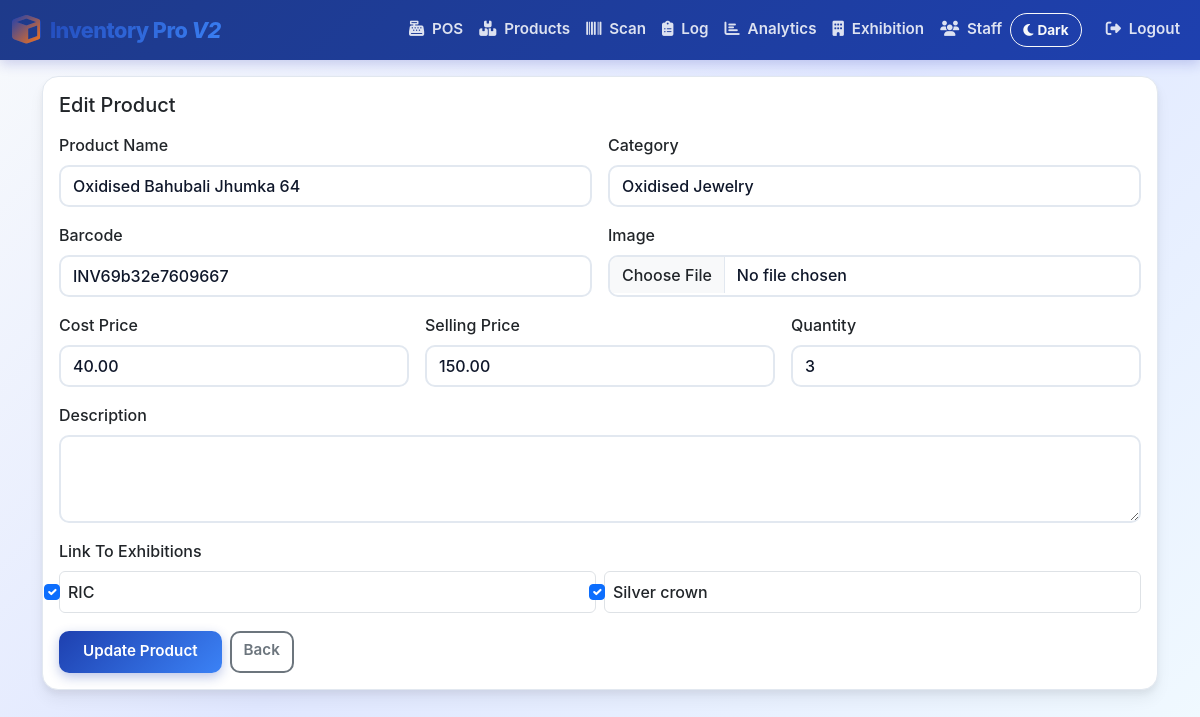
Page /admin/product_edit.php?id=61 (signed in) on the committed database.
### tables this page shows
CREATE TABLE IF NOT EXISTS products (
    id INT AUTO_INCREMENT PRIMARY KEY,
    name VARCHAR(191) NOT NULL,
    category VARCHAR(120) DEFAULT NULL,
    barcode VARCHAR(120) NOT NULL UNIQUE,
    cost_price DECIMAL(10,2) NOT NULL DEFAULT 0,
    selling_price DECIMAL(10,2) NOT NULL DEFAULT 0,
    quantity INT NOT NULL DEFAULT 0,
    description TEXT DEFAULT NULL,
    image VARCHAR(255) DEFAULT NULL,
    created_at TIMESTAMP DEFAULT CURRENT_TIMESTAMP,
    updated_at TIMESTAMP DEFAULT CURRENT_TIMESTAMP ON UPDATE CURRENT_TIMESTAMP
);

CREATE TABLE IF NOT EXISTS exhibitions (
    id INT AUTO_INCREMENT PRIMARY KEY,
    name VARCHAR(191) NOT NULL,
    created_at TIMESTAMP DEFAULT CURRENT_TIMESTAMP
);

### includes/functions.php (called while the page is built, shortened)
<?php
function e(string $value): string
{
    return htmlspecialchars($value, ENT_QUOTES, 'UTF-8');
}

### admin/product_edit.php (the view, shortened to what this page needs)
<?php
require_once __DIR__ . '/../includes/auth.php';
$productId = (int)($_GET['id'] ?? 0);
$stmt = $pdo->prepare('SELECT * FROM products WHERE id = :id LIMIT 1');
$stmt->execute([':id' => $productId]);
$product = $stmt->fetch();
$exhibitions = $pdo->query('SELECT id, name FROM exhibitions ORDER BY name')->fetchAll();
$linkedStmt = $pdo->prepare('SELECT exhibition_id FROM exhibition_products WHERE product_id = :pid');
$linkedStmt->execute([':pid' => $productId]);
$linked = array_map('intval', array_column($linkedStmt->fetchAll(), 'exhibition_id'));
require_once __DIR__ . '/../includes/header.php';
?>
<div class="card">
    <div class="card-body">
        <h5 class="mb-3">Edit Product</h5>
        <form method="post" enctype="multipart/form-data" class="row g-3">
            <div class="col-12 col-md-6">
                <label class="form-label">Product Name</label>
                <input type="text" name="name" class="form-control" value="<?= e($product['name']) ?>" required>
            </div>
            <div class="col-12 col-md-6">
                <label class="form-label">Category</label>
                <input type="text" name="category" class="form-control" value="<?= e((string)$product['category']) ?>">
            </div>
            <div class="col-12 col-md-6">
                <label class="form-label">Barcode</label>
                <input type="text" name="barcode" class="form-control" value="<?= e($product['barcode']) ?>" required>
            </div>
            <div class="col-12 col-md-6">
                <label class="form-label">Image</label>
                <input type="file" name="image" class="form-control" accept="image/*">
            </div>
            <div class="col-6 col-md-4">
                <label class="form-label">Cost Price</label>
                <input type="number" step="0.01" name="cost_price" class="form-control" value="<?= e((string)$product['cost_price']) ?>" required>
            </div>
            <div class="col-6 col-md-4">
                <label class="form-label">Selling Price</label>
                <input type="number" step="0.01" name="selling_price" class="form-control" value="<?= e((string)$product['selling_price']) ?>" required>
            </div>
            <div class="col-12 col-md-4">
                <label class="form-label">Quantity</label>
                <input type="number" name="quantity" class="form-control" value="<?= (int)$product['quantity'] ?>" required>
            </div>
            <div class="col-12">
                <label class="form-label">Description</label>
                <textarea name="description" class="form-control" rows="3"><?= e((string)$product['description']) ?></textarea>
            </div>
            <div class="col-12">
                <label class="form-label">Link To Exhibitions</label>
                <div class="row g-2">
                    <?php foreach ($exhibitions as $ex): ?>
                        <div class="col-12 col-md-6">
                            <div class="form-check border rounded p-2">
                                <input class="form-check-input" type="checkbox" name="exhibitions[]" value="<?= (int)$ex['id'] ?>" id="ex<?= (int)$ex['id'] ?>" <?= in_array((int)$ex['id'], $linked, true) ? 'checked' : '' ?>>
                                <label class="form-check-label" for="ex<?= (int)$ex['id'] ?>"><?= e($ex['name']) ?></label>
                            </div>
                        </div>
                    <?php endforeach; ?>
                </div>
            </div>
            <div class="col-12 d-grid d-md-flex gap-2">
                <button class="btn btn-is2">Update Product</button>
                <a href="<?= BASE_URL ?>admin/products.php" class="btn btn-outline-secondary">Back</a>
            </div>
        </form>
    </div>
</div>
<?php require_once __DIR__ . '/../includes/footer.php'; ?>

### includes/header.php (style rules this page uses)
:root { --ipv2-primary: #1e40af; --ipv2-primary-dark: #1e3a8a; --ipv2-primary-light: #3b82f6; --ipv2-accent: #f97316; --ipv2-success: #10b981; --ipv2-danger: #ef4444; --ipv2-warning: #f59e0b; --ipv2-soft-bg: #f8fafc; --ipv2-ink: #0f172a; --ipv2-text-muted: #64748b; --ipv2-page-bg: linear-gradient(135deg, #f8fafc 0%, #e0e7ff 50%, #f0f9ff 100%); --ipv2-surface: #ffffff; --ipv2-border: #e2e8f0; --ipv2-nav-bg: #ffffff; --bs-primary: #1e40af; --bs-success: #10b981; --bs-warning: #f59e0b; --bs-danger: #ef4444; }
* { transition: all 0.2s ease; }
body { background: var(--ipv2-page-bg); font-family: -apple-system, BlinkMacSystemFont, "Segoe UI", "Roboto", "Oxygen", "Ubuntu", "Cantarell", sans-serif; color: var(--ipv2-ink); padding-bottom: 80px; overflow-x: hidden; font-weight: 500; }
.card { border: 1px solid var(--ipv2-border); box-shadow: 0 4px 6px rgba(0, 0, 0, 0.05), 0 10px 15px rgba(0, 0, 0, 0.05); border-radius: 16px; background: var(--ipv2-surface); overflow: hidden; }
.btn-is2 { background: linear-gradient(135deg, var(--ipv2-primary), var(--ipv2-primary-light)); color: #fff; border: none; font-weight: 600; border-radius: 10px; padding: 0.6rem 1.5rem; font-size: 0.95rem; box-shadow: 0 4px 12px rgba(30, 64, 175, 0.3); }
.btn { font-weight: 600; border-radius: 10px; font-size: 0.95rem; }
.btn-outline-secondary { border-radius: 10px; border-width: 2px; font-weight: 600; }
.form-control, .form-select, .btn { min-height: 42px; }
.form-control, .form-select { border: 2px solid var(--ipv2-border); border-radius: 10px; font-weight: 500; background: var(--ipv2-surface); color: var(--ipv2-ink); }
.form-control::placeholder { color: var(--ipv2-text-muted); opacity: 1; }
@media (min-width: 992px) { body { padding-bottom: 20px; } }

### rows in the picture
products: name "Oxidised Bahubali Jhumka 64", category "Oxidised Jewelry", barcode "INV69b32e7609667", cost_price "40.00", selling_price "150.00", quantity "3"
exhibitions: id "☑", name "RIC"
exhibitions: id "☑", name "Silver crown"
